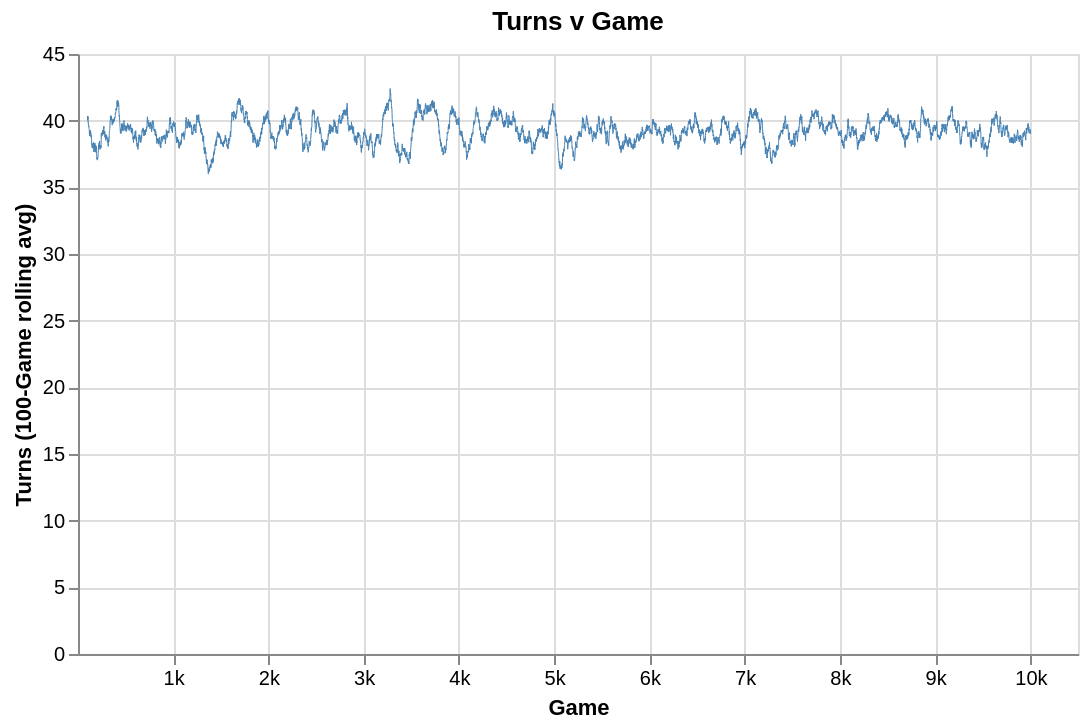
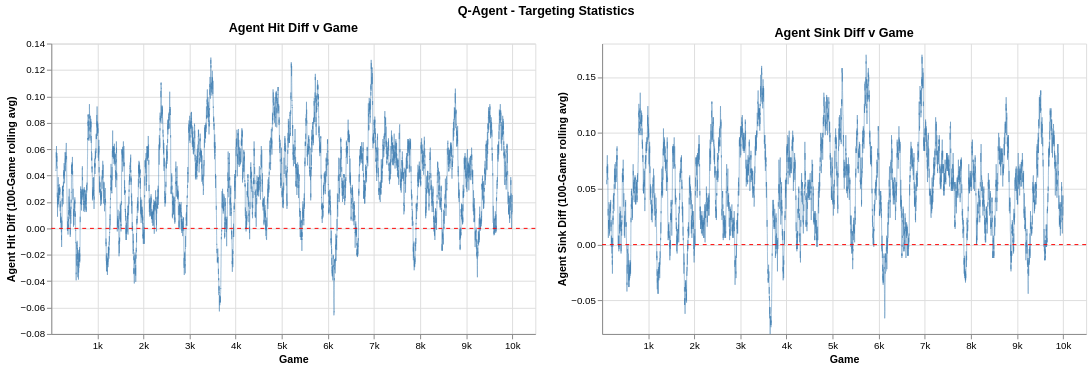

The cell these charts' notebook holds for them, in order:
### Code cell
STAT_WINDOW = 100

zero_rule = (
    alt.Chart(pl.DataFrame({"y": [0]}))
    .mark_rule(strokeDash=[4, 4], color="red")
    .encode(y="y:Q")
)

turns_chart = make_chart(
    q_agent_df,
    "turns",
    arg_col="game",
    window_size=STAT_WINDOW,
    stroke=0.5,
)
hits_chart = (
    make_chart(
        q_agent_df,
        "agent_hit_diff",
        arg_col="game",
        window_size=STAT_WINDOW,
        stroke=0.5,
    )
    + zero_rule
)
sinks_chart = (
    make_chart(
        q_agent_df,
        "agent_sink_diff",
        arg_col="game",
        window_size=STAT_WINDOW,
        stroke=0.5,
    )
    + zero_rule
)

c = turns_chart
c.save(IMG_DIR / "q_agent_turns.png")
c.show()

title = alt.TitleParams("Q-Agent - Targeting Statistics", anchor="middle")
c = (hits_chart | sinks_chart).resolve_scale(y="independent").properties(title=title)
c.save(IMG_DIR / "q_agent_targeting_stats.png")
c.show()

### Figure 1 — Vega specification as saved in the notebook (floating-point values rounded to 4 significant figures; data arrays with more than 128 entries replaced by an {"elided": "..."} marker saying what was removed)
{"$schema": "https://vega.github.io/schema/vega/v6.json", "data": [{"name": "source_0", "values": {"elided": "10000 records"}}, {"name": "source_0_x_domain_game", "values": [{"min": 1, "max": 10000}]}, {"name": "source_0_y_domain_turns_rolling", "values": [{"min": 36.01, "max": 42.41}]}], "marks": [{"type": "line", "name": "marks", "from": {"data": "source_0"}, "sort": {"field": "x"}, "encode": {"update": {"y": {"field": "turns_rolling", "scale": "y"}, "strokeWidth": {"value": 0.5}, "x": {"field": "game", "scale": "x"}, "defined": {"signal": "isValid(datum[\"game\"]) && isFinite(+datum[\"game\"]) && isValid(datum[\"turns_rolling\"]) && isFinite(+datum[\"turns_rolling\"])"}, "stroke": {"value": "steelblue"}}}, "style": ["line"]}], "scales": [{"name": "x", "type": "linear", "domain": [{"signal": "(data(\"source_0_x_domain_game\")[0] || {}).min"}, {"signal": "(data(\"source_0_x_domain_game\")[0] || {}).max"}], "range": [0, {"signal": "width"}], "domainMax": 10500, "zero": false}, {"name": "y", "type": "linear", "domain": [{"signal": "(data(\"source_0_y_domain_turns_rolling\")[0] || {}).min"}, {"signal": "(data(\"source_0_y_domain_turns_rolling\")[0] || {}).max"}], "range": [{"signal": "height"}, 0], "nice": true, "zero": true}], "axes": [{"scale": "x", "domain": false, "minExtent": 0, "ticks": false, "orient": "bottom", "tickCount": {"signal": "ceil(width/40)"}, "zindex": 0, "maxExtent": 0, "aria": false, "gridScale": "y", "labels": false, "grid": true}, {"scale": "y", "aria": false, "zindex": 0, "gridScale": "x", "minExtent": 0, "ticks": false, "orient": "left", "tickCount": {"signal": "ceil(height/40)"}, "labels": false, "grid": true, "domain": false, "maxExtent": 0}, {"scale": "x", "labelFlush": true, "title": "Game", "zindex": 0, "orient": "bottom", "tickCount": {"signal": "ceil(width/40)"}, "encode": {"labels": {"update": {"text": {"signal": "datum.value / 1000 + 'k'"}}}}, "grid": false, "labelOverlap": true}, {"scale": "y", "title": "Turns (100-Game rolling avg)", "grid": false, "orient": "left", "labelOverlap": true, "tickCount": {"signal": "ceil(height/40)"}, "zindex": 0}], "title": {"text": "Turns v Game", "frame": "group"}, "width": 500, "padding": 5, "style": "cell", "background": "white", "height": 300}

### Figure 2 — Vega specification as saved in the notebook (floating-point values rounded to 4 significant figures; data arrays with more than 128 entries replaced by an {"elided": "..."} marker saying what was removed)
{"$schema": "https://vega.github.io/schema/vega/v6.json", "data": [{"name": "source_0", "values": {"elided": "10000 records"}}, {"name": "source_2", "values": {"elided": "10000 records"}}, {"name": "source_1", "values": [{"y": 0}]}, {"name": "source_3", "values": [{"y": 0}]}, {"name": "source_0_concat_0_x_domain_game", "values": [{"min": 1, "max": 10000}]}, {"name": "source_2_concat_1_x_domain_game", "values": [{"min": 1, "max": 10000}]}], "signals": [{"name": "childWidth", "value": 500}], "marks": [{"type": "group", "name": "concat_0_group", "encode": {"update": {"width": {"signal": "childWidth"}, "height": {"signal": "height"}}}, "marks": [{"type": "line", "name": "concat_0_layer_0_marks", "from": {"data": "source_0"}, "sort": {"field": "x"}, "encode": {"update": {"defined": {"signal": "isValid(datum[\"game\"]) && isFinite(+datum[\"game\"]) && isValid(datum[\"agent_hit_diff_rolling\"]) && isFinite(+datum[\"agent_hit_diff_rolling\"])"}, "x": {"field": "game", "scale": "concat_0_x"}, "strokeWidth": {"value": 0.5}, "stroke": {"value": "steelblue"}, "y": {"field": "agent_hit_diff_rolling", "scale": "concat_0_y"}}}, "style": ["line"]}, {"type": "rule", "name": "concat_0_layer_1_marks", "from": {"data": "source_1"}, "encode": {"update": {"x2": {"value": 0}, "strokeDash": {"value": [4, 4]}, "stroke": {"value": "red"}, "y": {"field": "y", "scale": "concat_0_y"}, "x": {"field": {"signal": null, "datum": null, "group": "width", "parent": null}}}}, "style": ["rule"]}], "axes": [{"scale": "concat_0_x", "gridScale": "concat_0_y", "zindex": 0, "labels": false, "orient": "bottom", "minExtent": 0, "maxExtent": 0, "aria": false, "grid": true, "ticks": false, "tickCount": {"signal": "ceil(childWidth/40)"}, "domain": false}, {"scale": "concat_0_y", "zindex": 0, "domain": false, "aria": false, "ticks": false, "grid": true, "maxExtent": 0, "labels": false, "gridScale": "concat_0_x", "orient": "left", "tickCount": {"signal": "ceil(height/40)"}, "minExtent": 0}, {"scale": "concat_0_x", "title": "Game", "labelFlush": true, "grid": false, "orient": "bottom", "labelOverlap": true, "encode": {"labels": {"update": {"text": {"signal": "datum.value / 1000 + 'k'"}}}}, "tickCount": {"signal": "ceil(childWidth/40)"}, "zindex": 0}, {"scale": "concat_0_y", "grid": false, "labelOverlap": true, "zindex": 0, "title": "Agent Hit Diff (100-Game rolling avg)", "orient": "left", "tickCount": {"signal": "ceil(height/40)"}}], "title": {"text": "Agent Hit Diff v Game", "frame": "group"}, "style": "cell"}, {"type": "group", "name": "concat_1_group", "encode": {"update": {"height": {"signal": "height"}, "width": {"signal": "childWidth"}}}, "marks": [{"type": "line", "name": "concat_1_layer_0_marks", "from": {"data": "source_2"}, "sort": {"field": "x"}, "encode": {"update": {"y": {"field": "agent_sink_diff_rolling", "scale": "concat_1_y"}, "defined": {"signal": "isValid(datum[\"game\"]) && isFinite(+datum[\"game\"]) && isValid(datum[\"agent_sink_diff_rolling\"]) && isFinite(+datum[\"agent_sink_diff_rolling\"])"}, "strokeWidth": {"value": 0.5}, "stroke": {"value": "steelblue"}, "x": {"field": "game", "scale": "concat_1_x"}}}, "style": ["line"]}, {"type": "rule", "name": "concat_1_layer_1_marks", "from": {"data": "source_3"}, "encode": {"update": {"stroke": {"value": "red"}, "x": {"field": {"signal": null, "datum": null, "group": "width", "parent": null}}, "y": {"field": "y", "scale": "concat_1_y"}, "x2": {"value": 0}, "strokeDash": {"value": [4, 4]}}}, "style": ["rule"]}], "axes": [{"scale": "concat_1_x", "maxExtent": 0, "tickCount": {"signal": "ceil(childWidth/40)"}, "labels": false, "orient": "bottom", "grid": true, "gridScale": "concat_1_y", "zindex": 0, "minExtent": 0, "ticks": false, "domain": false, "aria": false}, {"scale": "concat_1_y", "grid": true, "minExtent": 0, "domain": false, "gridScale": "concat_1_x", "aria": false, "labels": false, "ticks": false, "zindex": 0, "maxExtent": 0, "orient": "left", "tickCount": {"signal": "ceil(height/40)"}}, {"scale": "concat_1_x", "orient": "bottom", "labelOverlap": true, "zindex": 0, "grid": false, "labelFlush": true, "tickCount": {"signal": "ceil(childWidth/40)"}, "encode": {"labels": {"update": {"text": {"signal": "datum.value / 1000 + 'k'"}}}}, "title": "Game"}, {"scale": "concat_1_y", "grid": false, "labelOverlap": true, "orient": "left", "zindex": 0, "title": "Agent Sink Diff (100-Game rolling avg)", "tickCount": {"signal": "ceil(height/40)"}}], "title": {"text": "Agent Sink Diff v Game", "frame": "group"}, "style": "cell"}], "scales": [{"name": "concat_0_x", "type": "linear", "domain": [{"signal": "(data(\"source_0_concat_0_x_domain_game\")[0] || {}).min"}, {"signal": "(data(\"source_0_concat_0_x_domain_game\")[0] || {}).max"}], "range": [0, {"signal": "childWidth"}], "zero": false, "domainMax": 10500}, {"name": "concat_0_y", "type": "linear", "domain": {"fields": [{"data": "source_0", "field": "agent_hit_diff_rolling"}, {"data": "source_1", "field": "y"}]}, "range": [{"signal": "height"}, 0], "zero": true, "nice": true}, {"name": "concat_1_x", "type": "linear", "domain": [{"signal": "(data(\"source_2_concat_1_x_domain_game\")[0] || {}).min"}, {"signal": "(data(\"source_2_concat_1_x_domain_game\")[0] || {}).max"}], "range": [0, {"signal": "childWidth"}], "domainMax": 10500, "zero": false}, {"name": "concat_1_y", "type": "linear", "domain": {"fields": [{"data": "source_2", "field": "agent_sink_diff_rolling"}, {"data": "source_3", "field": "y"}]}, "range": [{"signal": "height"}, 0], "zero": true, "nice": true}], "title": {"text": "Q-Agent - Targeting Statistics", "anchor": "middle"}, "padding": 5, "layout": {"padding": 20, "bounds": "full", "align": "each"}, "background": "white", "height": 300}
